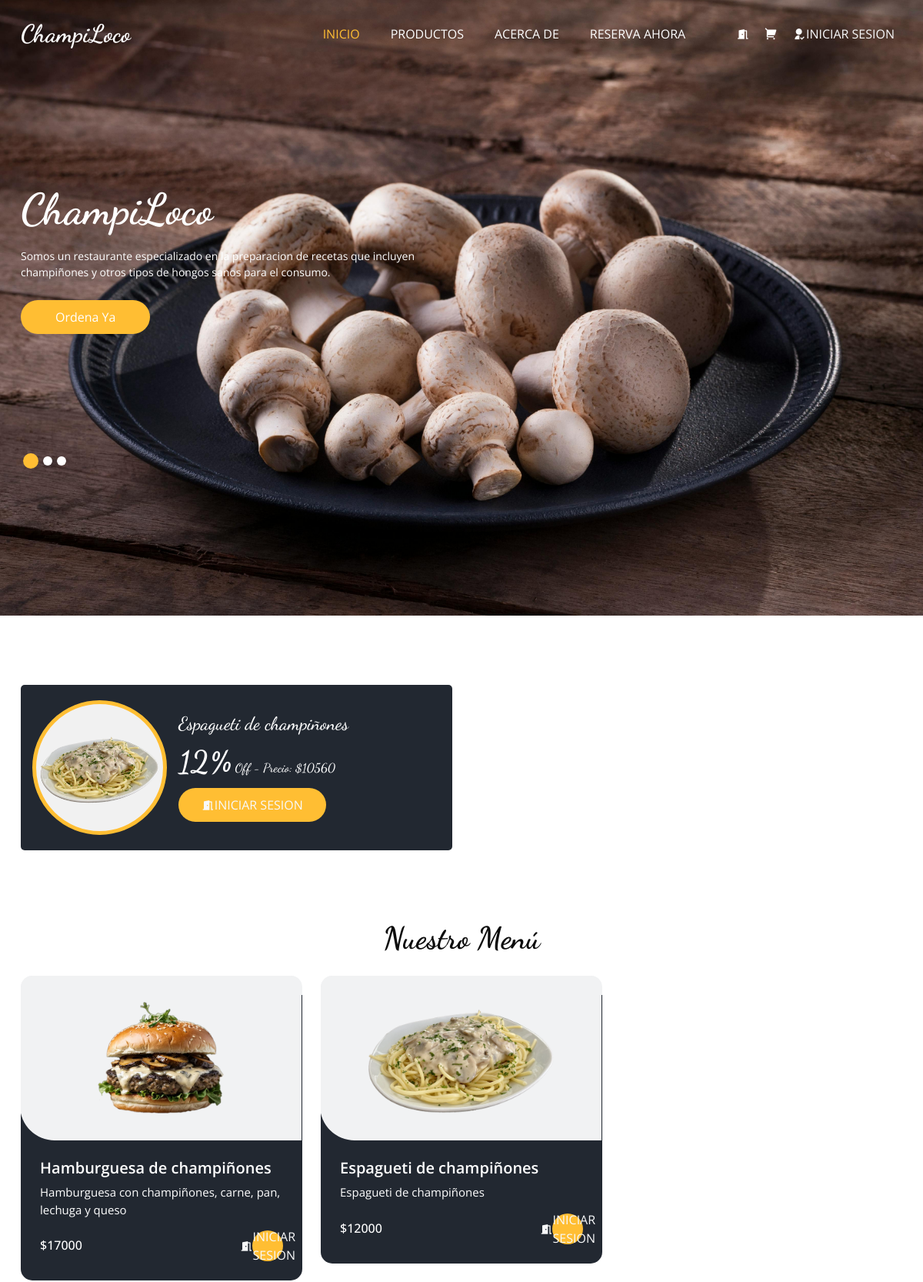
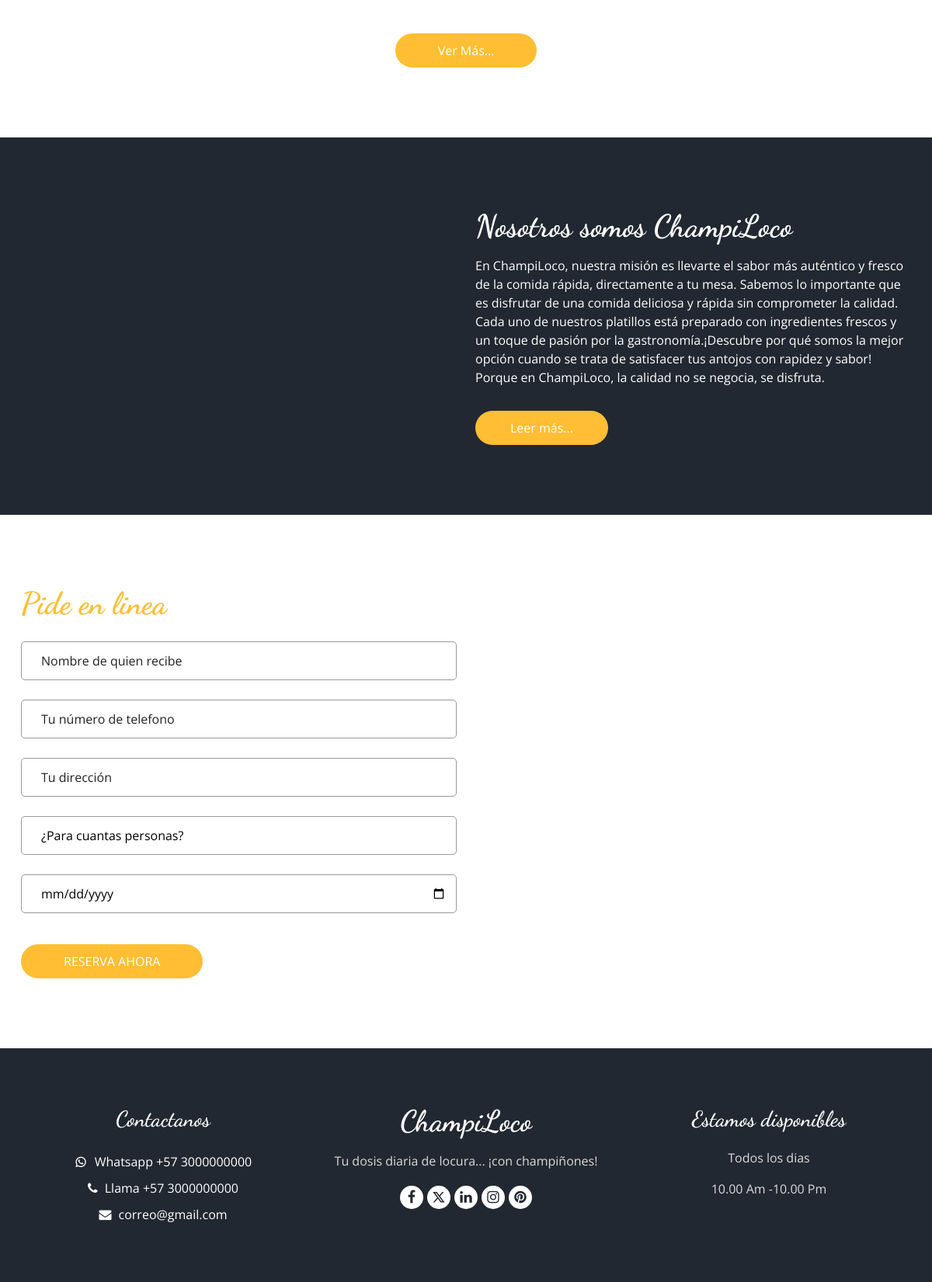
The page / on the database its author committed (2 pictures, top to bottom).
### tables this page shows
CREATE TABLE `descuentos` (
  `id` int(4) NOT NULL,
  `producto_id` int(4) NOT NULL,
  `descuento` int(3) NOT NULL,
  `estado` varchar(10) NOT NULL
);

CREATE TABLE `productos` (
  `id` int(4) NOT NULL,
  `nombre` varchar(50) NOT NULL,
  `precio` int(50) NOT NULL,
  `descripcion` varchar(400) NOT NULL,
  `tipo` int(4) NOT NULL,
  `imagen` varchar(255) NOT NULL
);

### controlador/controlador.php (called while the page is built, shortened)
<?php
class controlador
{
    public function listarProductosPrincipal()
    {
        $gestorProducto = new GestorProducto();
        $gestorDescuento = new GestorDescuento();
        $resultProducto = $gestorProducto->listarProductos();
        $resultDescuento = $gestorDescuento->listarDescuentos();
        require_once 'vistas/html/principal.php';
    }
}

### modelo/gestor_descuentos.php (called while the page is built, shortened)
<?php
class GestorDescuento
{
    public function listarDescuentos()
    {
        $conexion = new Conexion();
        $sql = " SELECT d.id AS descuento_id, d.descuento, d.estado, p.id AS producto_id, p.nombre, p.precio, p.imagen FROM descuentos d JOIN productos p ON d.producto_id = p.id";
        $result = $conexion->consulta($sql, [], 2);
        return $result;
    }
}

### modelo/conexion.php (called while the page is built, shortened)
<?php
class Conexion
{
    private $host = "localhost";
    private $db = "proyecto_pag1";
    private $user = "root";
    private $pass = "";
    private $conexion;
    public function abrir()
    {
        $this->conexion = mysqli_connect($this->host, $this->user, $this->pass, $this->db);
        return $this->conexion;
    }
    public function cerrar()
    {
        if ($this->conexion) {
            $this->conexion = null;
        }
    }
    public function consulta($sql, $params = [], $opcion)
    {
        $stmt = mysqli_prepare($this->conexion, $sql);
        mysqli_stmt_execute($stmt);
        if ($opcion == 1) {
            $result = mysqli_stmt_get_result($stmt);
            return mysqli_fetch_assoc($result);
        } elseif ($opcion == 2) {
            $result = mysqli_stmt_get_result($stmt);
            return mysqli_fetch_all($result, MYSQLI_ASSOC);
        }
        return null;
    }
}

### modelo/gestor_producto.php (called while the page is built, shortened)
<?php
class GestorProducto
{
    public function listarProductos()
    {
        $conexion = new Conexion();
        $sql = "SELECT * FROM productos;";
        $result = $conexion->consulta($sql, [], 2);
        return $result;
    }
}

### vistas/html/principal.php (the view, shortened to what this page needs)
<!DOCTYPE html>
<html>
<head>
  <link rel="stylesheet" type="text/css" href="vistas/css/bootstrap.css" />
  <link href="https://cdn.jsdelivr.net/npm/bootstrap@5.3.0/dist/css/bootstrap.min.css" rel="stylesheet">
  <link href="https://cdn.jsdelivr.net/npm/remixicon@4.3.0/fonts/remixicon.css" rel="stylesheet" />
  <link rel="stylesheet" type="text/css"
    href="https://cdnjs.cloudflare.com/ajax/libs/OwlCarousel2/2.3.4/assets/owl.carousel.min.css" />
  <link rel="stylesheet" href="https://cdnjs.cloudflare.com/ajax/libs/jquery-nice-select/1.1.0/css/nice-select.min.css"
 />
  <link href="vistas/css/font-awesome.min.css" rel="stylesheet" />
  <link href="vistas/css/style.css" rel="stylesheet" />
  <link href="vistas/css/responsive.css" rel="stylesheet" />
  <link href="vistas/css/stylePrincipal.css" rel="stylesheet" />
</head>
<body>
  <div class="hero_area">
    <div class="bg-box">
      <img src="vistas/images/hero-bg.jpg" alt="">
    </div>
    <header class="header_section">
      <div class="container">
        <nav class="navbar navbar-expand-lg custom_nav-container ">
          <a class="navbar-brand" href="index.php?accion=principal">
            <span>
              ChampiLoco
            </span>
          </a>
          <div class="collapse navbar-collapse" id="navbarSupportedContent">
            <ul class="navbar-nav  mx-auto ">
              <li class="nav-item active">
                <a class="nav-link" href="index.php?accion=principal">Inicio<span class="sr-only">(current)</span></a>
              </li>
              <li class="nav-item">
                <a class="nav-link" href="index.php?accion=productos">Productos</a>
              </li>
              <li class="nav-item">
                <a class="nav-link" href="index.php?accion=acercaDe">Acerca de </a>
              </li>
              <li class="nav-item">
              <a class="nav-link" href="index.php?accion=reserva">Reserva Ahora</a>
              </li>
            </ul>
            <div class="user_option">
              <a href="index.php?accion=destruirSesion" class="user_link">
                <i class="ri-door-open-fill" aria-hidden="true"></i>
              </a>
              <a class="cart_link" href="index.php?accion=reserva">
              </a>
              <?php
              if (isset($_SESSION['usuario_id'])) {
                if ($_SESSION['usuario_tipo'] == 1) {
                  echo "<a class='text-light' href='index.php?accion=perfil'><i class='ri-admin-fill'></i></a>";
                } else {
                  echo "<a class='text-light' href='index.php?accion=perfil'><i class='ri-user-settings-fill'></i></a>";
                }
              } else {
                echo "<a class='text-light' href='index.php?accion=login'> <i class='ri-user-follow-fill'></i>INICIAR SESION</a>";
              }
              ?>
            </div>
          </div>
        </nav>
      </div>
    </header>
    <section class="slider_section ">
      <div id="customCarousel1" class="carousel slide" data-ride="carousel">
        <div class="carousel-inner">
          <div class="carousel-item active">
            <div class="container ">
              <div class="row">
                <div class="col-md-7 col-lg-6 ">
                  <div class="detail-box">
                    <h1>
                      ChampiLoco
                    </h1>
                    <p>
                      Somos un restaurante especializado en la preparacion de recetas que incluyen champiñones y otros
                      tipos de hongos sanos para el consumo.
                    </p>
                    <div class="btn-box">
                      <a href="" class="btn1">
                        Ordena Ya
                      </a>
                    </div>
                  </div>
                </div>
              </div>
            </div>
          </div>
        </div>
        <div class="container">
          <ol class="carousel-indicators">
            <li data-target="#customCarousel1" data-slide-to="0" class="active"></li>
            <li data-target="#customCarousel1" data-slide-to="1"></li>
            <li data-target="#customCarousel1" data-slide-to="2"></li>
          </ol>
        </div>
      </div>
    </section>
  </div>
  <section class="offer_section layout_padding-bottom">
    <div id="descuentos" class="offer_container">
      <div class="container ">
        <div class="row">
          <?php
          foreach ($resultDescuento as $producto) {
            $precioOriginal = $producto['precio'];
            $descuento = $producto['descuento'];
            $precioFinal = $precioOriginal - ($precioOriginal * ($descuento / 100));
            echo '<div class="col-md-6">';
            echo '  <div class="box">';
            echo '    <div class="img-box">';
            echo '      <img src="vistas/images/' . $producto['imagen'] . '" alt="' . $producto['nombre'] . '">';
            echo '    </div>';
            echo '    <div class="detail-box">';
            echo '      <h5>' . $producto['nombre'] . '</h5>';
            echo '      <h6><span>' . $descuento . '%</span> Off - Precio: $' . $precioFinal . '</h6>';
            if (isset($_SESSION['usuario_id'])) {
              if ($_SESSION['usuario_tipo'] == 1) {
                ?>
                <a type="button" class="btn btn-primary" href="index.php?accion=productos#descuentos">
                  <i class="ri-edit-2-line"></i>
                </a>
                <?php
              } else {
                echo '      <a href=""><i class="ri-shopping-cart-2-fill"></i></a>';
              }
            } else {
              echo "<a class='text-light' href='index.php?accion=login'> <i class='ri-door-open-fill'></i>INICIAR SESION</a>";
            }
            echo '    </div>';
            echo '  </div>';
            echo '</div>';
          }
          ?>
        </div>
      </div>
    </div>
  </section>
  <section class="food_section layout_padding-bottom">
    <div class="container">
      <div class="heading_container heading_center">
        <h2>
          Nuestro Menú
        </h2>
      </div>
      <div class="filters-content">
        <div class="row grid">
          <?php
          foreach ($resultProducto as $producto):
            ?>
            <div class="col-sm-6 col-lg-4 all <?php echo htmlspecialchars($producto['tipo']); ?>">
              <div class="box">
                <div>
                  <div class="img-box">
                    <img src="vistas/images/<?php echo htmlspecialchars($producto['imagen']); ?>" alt="">
                  </div>
                  <div class="detail-box">
                    <h5><?php echo htmlspecialchars($producto['nombre']); ?></h5>
                    <p><?php echo htmlspecialchars($producto['descripcion']); ?></p>
                    <div class="options">
                      <h6>$<?php echo htmlspecialchars($producto['precio']); ?></h6>
                      <?php
                      if (isset($_SESSION['usuario_id'])) {
                        if ($_SESSION['usuario_tipo'] == 1) {
                          ?>
                          <a type="button" class="btn btn-primary" href="index.php?accion=productos#productos">
                            <i class="ri-edit-2-line"></i>
                          </a>
                          <?php
                        } else {
                          echo '      <a href=""><i class="ri-shopping-cart-2-fill"></i></a>';
                        }
                      } else {
                        echo "<a class='text-light' href='index.php?accion=login'> <i class='ri-door-open-fill'></i>INICIAR SESION</a>";
                      }
                      ?>
                    </div>
                  </div>
                </div>
              </div>
            </div>
            <?php
          endforeach;
          ?>
        </div>
      </div>
      <div class="btn-box">
        <a href="index.php?accion=productos#productos">
          Ver Más...
        </a>
      </div>
    </div>
  </section>
  <section class="about_section layout_padding">
    <div class="container  ">
      <div class="row">
        <div class="col-md-6 ">
          <div class="img-box1">
          </div>
        </div>
        <div class="col-md-6">
          <div class="detail-box">
            <div class="heading_container">
              <h2>
                Nosotros somos ChampiLoco
              </h2>
            </div>
            <p>
              En ChampiLoco, nuestra misión es llevarte el sabor más auténtico y fresco de la comida rápida,
              directamente a tu mesa.
              Sabemos lo importante que es disfrutar de una comida deliciosa y rápida sin comprometer la calidad. Cada
              uno de nuestros
              platillos está preparado con ingredientes frescos y un toque de pasión por la gastronomía.¡Descubre por
              qué somos la mejor
              opción cuando se trata de satisfacer tus antojos con rapidez y sabor! Porque en ChampiLoco, la calidad no
              se negocia, se disfruta.
            </p>
            <a href="index.php?accion=acercaDe">
              Leer más...
            </a>
          </div>
        </div>
      </div>
    </div>
  </section>
  <section class="book_section layout_padding">
    <div class="container">
      <div class="heading_container">
        <h2>
          Pide en linea
        </h2>
      </div>
      <div class="row">
        <div class="col-md-6">
          <div class="form_container">
            <form action="">
              <div>
                <input type="text" class="form-control" placeholder="Nombre de quien recibe" />
              </div>
              <div>
                <input type="text" class="form-control" placeholder="Tu número de telefono" />
              </div>
              <div>
                <input type="email" class="form-control" placeholder="Tu dirección" />
              </div>
              <div>
                <select class="form-control nice-select wide">
                  <option value="" disabled selected>
                    ¿Para cuantas personas?
                  </option>
                </select>
              </div>
              <div>
                <input type="date" class="form-control">
              </div>
              <div class="btn_box">
                <button>
                  Reserva ahora
                </button>
              </div>
            </form>
          </div>
        </div>
        <div class="col-md-6">
          <div class="map_container ">
            <div id="googleMap"></div>
          </div>
        </div>
      </div>
    </div>
  </section>
  <footer class="footer_section">
    <div class="container">
      <div class="row">
        <div class="col-md-4 footer-col">
          <div class="footer_contact">
            <h4>
              Contactanos
            </h4>
            <div class="contact_link_box">
              <a href="">
                <i class="ri-whatsapp-line" aria-hidden="true"></i>
                <span>
                  Whatsapp +57 3000000000
                </span>
              </a>
              <a href="">
                <i class="fa fa-phone" aria-hidden="true"></i>
                <span>
                  Llama +57 3000000000
                </span>
              </a>
              <a href="">
                <i class="fa fa-envelope" aria-hidden="true"></i>
                <span>
                  correo@gmail.com
                </span>
              </a>
            </div>
          </div>
        </div>
        <div class="col-md-4 footer-col">
          <div class="footer_detail">
            <a href="" class="footer-logo">
              ChampiLoco
            </a>
            <p>
              Tu dosis diaria de locura... ¡con champiñones!
            </p>
            <div class="footer_social">
              <a href="https://www.facebook.com">
                <i class="fa fa-facebook" aria-hidden="true"></i>
              </a>
              <a href="https://www.x.com">
              <i class="ri-twitter-x-line" aria-hidden></i>
              </a>
              <a href="https://co.linkedin.com">
                <i class="fa fa-linkedin" aria-hidden="true"></i>
              </a>
              <a href="https://www.instagram.com">
                <i class="fa fa-instagram" aria-hidden="true"></i>
              </a>
              <a href="https://co.pinterest.com">
                <i class="fa fa-pinterest" aria-hidden="true"></i>
              </a>
            </div>
          </div>
        </div>
        <div class="col-md-4 footer-col">
          <h4>
            Estamos disponibles
          </h4>
          <p>
            Todos los dias
          </p>
          <p>
            10.00 Am -10.00 Pm
          </p>
        </div>
      </div>
    </div>
  </footer>
</body>
</html>

### rows shown on the page
descuentos: producto.imagen (picture), producto.nombre "Espagueti de champiñones", descuento "12", precioFinal "10560"
productos: imagen (picture), nombre "Hamburguesa de champiñones", descripcion "Hamburguesa con champiñones, carne, pan, lechuga y queso", precio "17000"
productos: imagen (picture), nombre "Espagueti de champiñones", descripcion "Espagueti de champiñones", precio "12000"
